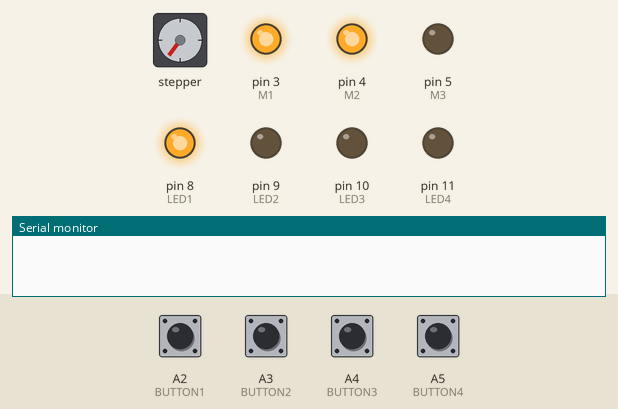
Bench run of a program on a simulated Arduino Nano, built with avr-gcc and run on an emulated ATmega328P. Shown: stepper motor, output pins drawn as LEDs (lit = HIGH), the last lines printed to the serial monitor. Wiring (inferred from the names in the program): stepper motor driver (200 steps per turn assumed): step pin 6; direction pin 7; enable pin 2. The inputs (shaded band) are chosen by the test bench; at power-on: A2 (BUTTON1), A3 (BUTTON2), A4 (BUTTON3), A5 (BUTTON4) HIGH. Pins used as bus, display or sensor lines are not drawn.

Above: at 1.25 s.
1.3 s: A2 (BUTTON1) pulled LOW for 0.15 s
At 2.0 s:
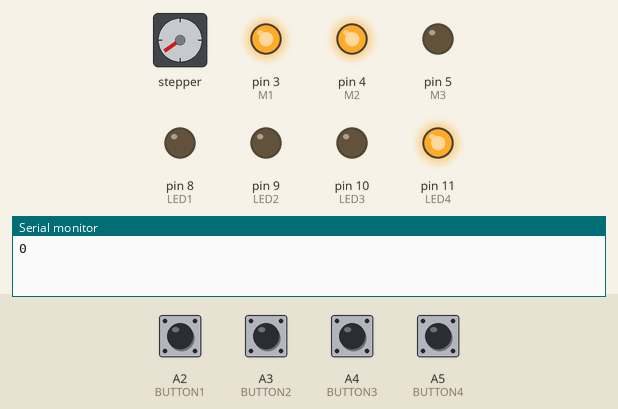
2.9 s: A3 (BUTTON2) pulled LOW for 0.15 s
At 3.12 s:
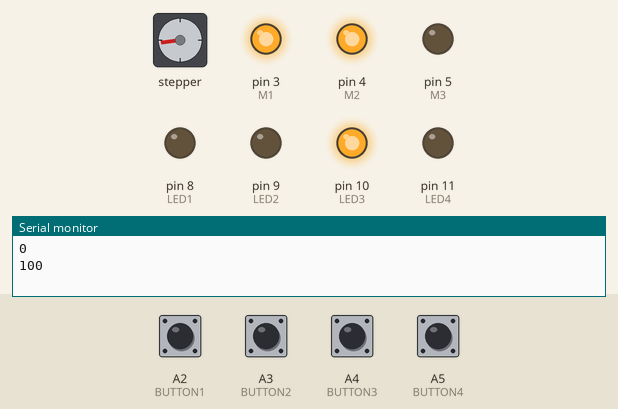
5.9 s: A4 (BUTTON3) pulled LOW for 0.15 s
At 6.13 s:
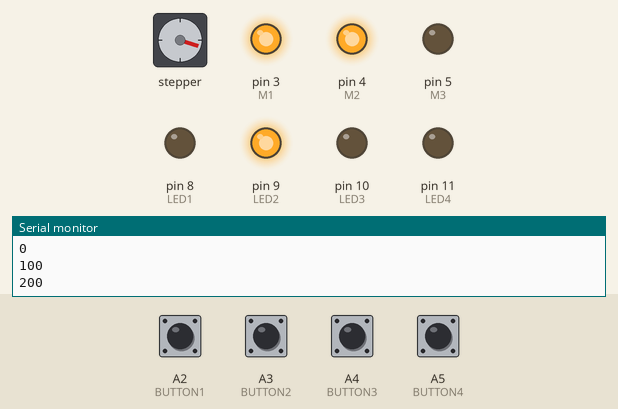
8.9 s: A5 (BUTTON4) pulled LOW for 0.15 s
At 9.13 s:
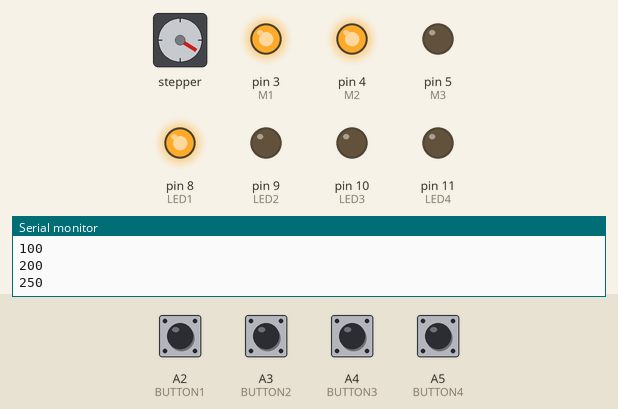
11.9 s: A2 (BUTTON1) pulled LOW for 1 s
At 12.8 s:
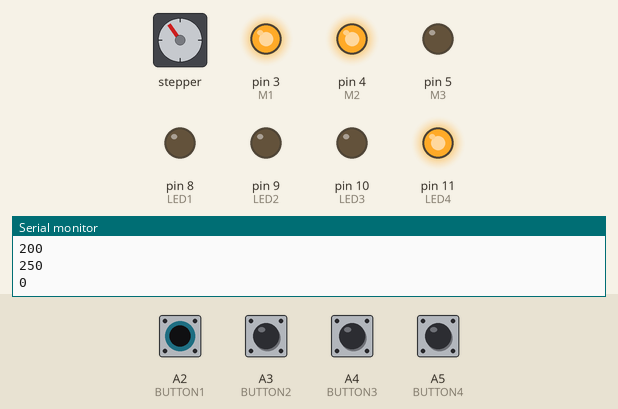
14.4 s: A3 (BUTTON2) pulled LOW for 1 s
At 14.63 s:
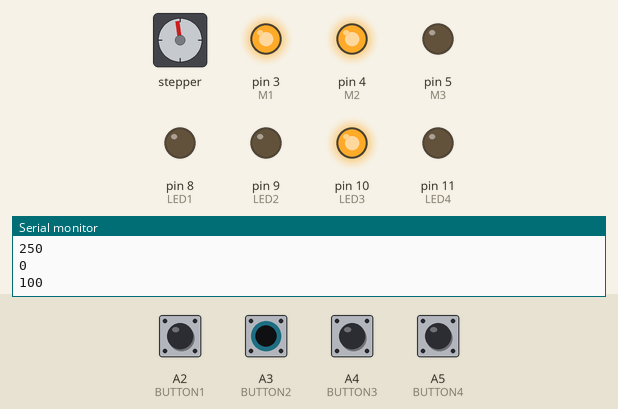
Timing chart, 0 to 18.4 s (numbered marks = the images above; inputs shaded):
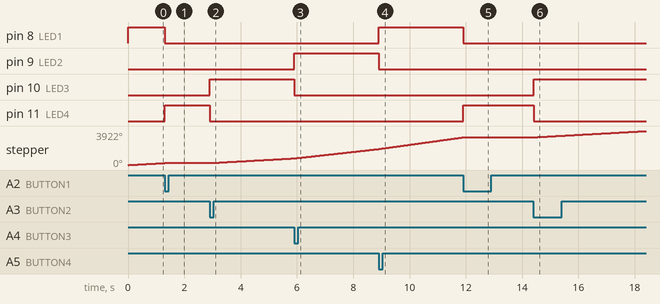

The program:

main.cpp
```cpp
#include <Arduino.h>
#include "TimerOne.h"


#define EN 2
#define STEP 6
#define DIR 7
#define LED1 8
#define LED2 9
#define LED3 10
#define LED4 11
#define M1 3
#define M2 4
#define M3 5

#define BUTTON1 A2
#define BUTTON2 A3
#define BUTTON3 A4
#define BUTTON4 A5

#define TICKS_PER_SECOND 200

void isr();

void setup() {
    // put your setup code here, to run once:

    Timer1.initialize(1000000 / TICKS_PER_SECOND);
    Timer1.attachInterrupt(isr); // blinkLED to run every 0.15 seconds

    pinMode(EN, OUTPUT);
    pinMode(STEP, OUTPUT);
    pinMode(DIR, OUTPUT);
    pinMode(LED1, OUTPUT);
    pinMode(LED2, OUTPUT);
    pinMode(LED3, OUTPUT);
    pinMode(LED4, OUTPUT);
    pinMode(M1, OUTPUT);
    pinMode(M2, OUTPUT);
    pinMode(M3, OUTPUT);

    pinMode(BUTTON1, INPUT_PULLUP);
    pinMode(BUTTON2, INPUT_PULLUP);
    pinMode(BUTTON3, INPUT_PULLUP);
    pinMode(BUTTON4, INPUT_PULLUP);

    digitalWrite(EN, 0);
    digitalWrite(DIR, 1);
    digitalWrite(M1, 1);
    digitalWrite(M2, 1);
    digitalWrite(M3, 0);

    Serial.begin(9600);

}

void loop() {

    static int speed = 250;
    int old_speed = speed;

    if (digitalRead(BUTTON1)==0) speed = 0;
    if (digitalRead(BUTTON2)==0) speed = 100;
    if (digitalRead(BUTTON3)==0) speed = 200;
    if (digitalRead(BUTTON4)==0) speed = 250;

    if (old_speed != speed) {
        Timer1.setPeriod(1000000 / speed / 2);
        Serial.println(speed);
    }

    digitalWrite(LED4, speed==0);
    digitalWrite(LED3, speed==100);
    digitalWrite(LED2, speed==200);
    digitalWrite(LED1, speed==250);

    delay(50);
}

void isr() {
    static bool toggle = false;
    digitalWrite(STEP, toggle);
    toggle = !toggle;
}
```

Measured:
- after the input at 1.3 s, pin 8 (LED1): HIGH → LOW at once; pin 11 (LED4): LOW → HIGH at once; stepper: goes on until 1.3 s, then stays 234°
- after the input at 2.9 s, pin 10 (LED3): LOW → HIGH at once; pin 11 (LED4): HIGH → LOW at once; stepper: keeps turning clockwise at about 182°/s, starting at once
- after the input at 5.9 s, pin 9 (LED2): LOW → HIGH at once; pin 10 (LED3): HIGH → LOW at once
- after the input at 8.9 s, pin 8 (LED1): LOW → HIGH at once; pin 9 (LED2): HIGH → LOW at once
- after the input at 11.9 s, pin 8 (LED1): HIGH → LOW at once; pin 11 (LED4): LOW → HIGH at once; stepper: goes on until 11.9 s, then stays 3205°
- after the input at 14.4 s, pin 10 (LED3): LOW → HIGH at once; pin 11 (LED4): HIGH → LOW at once; stepper: keeps turning clockwise at about 181°/s, starting at once
- by itself, stepper: keeps turning clockwise at about 183°/s
